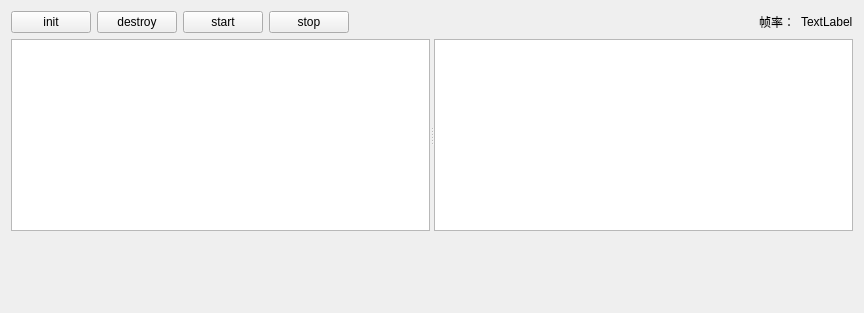
<?xml version="1.0" encoding="UTF-8"?>
<ui version="4.0">
 <class>Widget</class>
 <widget class="QWidget" name="Widget">
  <property name="geometry">
   <rect>
    <x>0</x>
    <y>0</y>
    <width>864</width>
    <height>313</height>
   </rect>
  </property>
  <property name="windowTitle">
   <string>Widget</string>
  </property>
  <layout class="QVBoxLayout" name="verticalLayout">
   <item>
    <layout class="QHBoxLayout" name="horizontalLayout">
     <item>
      <widget class="QPushButton" name="modbus_init_btn">
       <property name="text">
        <string>init</string>
       </property>
      </widget>
     </item>
     <item>
      <widget class="QPushButton" name="destroy_btn">
       <property name="text">
        <string>destroy</string>
       </property>
      </widget>
     </item>
     <item>
      <widget class="QPushButton" name="start_read_btn">
       <property name="text">
        <string>start</string>
       </property>
      </widget>
     </item>
     <item>
      <widget class="QPushButton" name="stop_read_btn">
       <property name="text">
        <string>stop</string>
       </property>
      </widget>
     </item>
     <item>
      <spacer name="horizontalSpacer">
       <property name="orientation">
        <enum>Qt::Horizontal</enum>
       </property>
       <property name="sizeHint" stdset="0">
        <size>
         <width>40</width>
         <height>20</height>
        </size>
       </property>
      </spacer>
     </item>
     <item>
      <widget class="QLabel" name="label_2">
       <property name="text">
        <string>帧率：</string>
       </property>
      </widget>
     </item>
     <item>
      <widget class="QLabel" name="frame_rate">
       <property name="text">
        <string>TextLabel</string>
       </property>
      </widget>
     </item>
    </layout>
   </item>
   <item>
    <widget class="QSplitter" name="splitter">
     <property name="orientation">
      <enum>Qt::Horizontal</enum>
     </property>
     <widget class="QPlainTextEdit" name="show_result"/>
     <widget class="QPlainTextEdit" name="show_log"/>
    </widget>
   </item>
   <item>
    <spacer name="verticalSpacer">
     <property name="orientation">
      <enum>Qt::Vertical</enum>
     </property>
     <property name="sizeHint" stdset="0">
      <size>
       <width>20</width>
       <height>40</height>
      </size>
     </property>
    </spacer>
   </item>
  </layout>
 </widget>
 <layoutdefault spacing="6" margin="11"/>
 <resources/>
 <connections/>
</ui>
